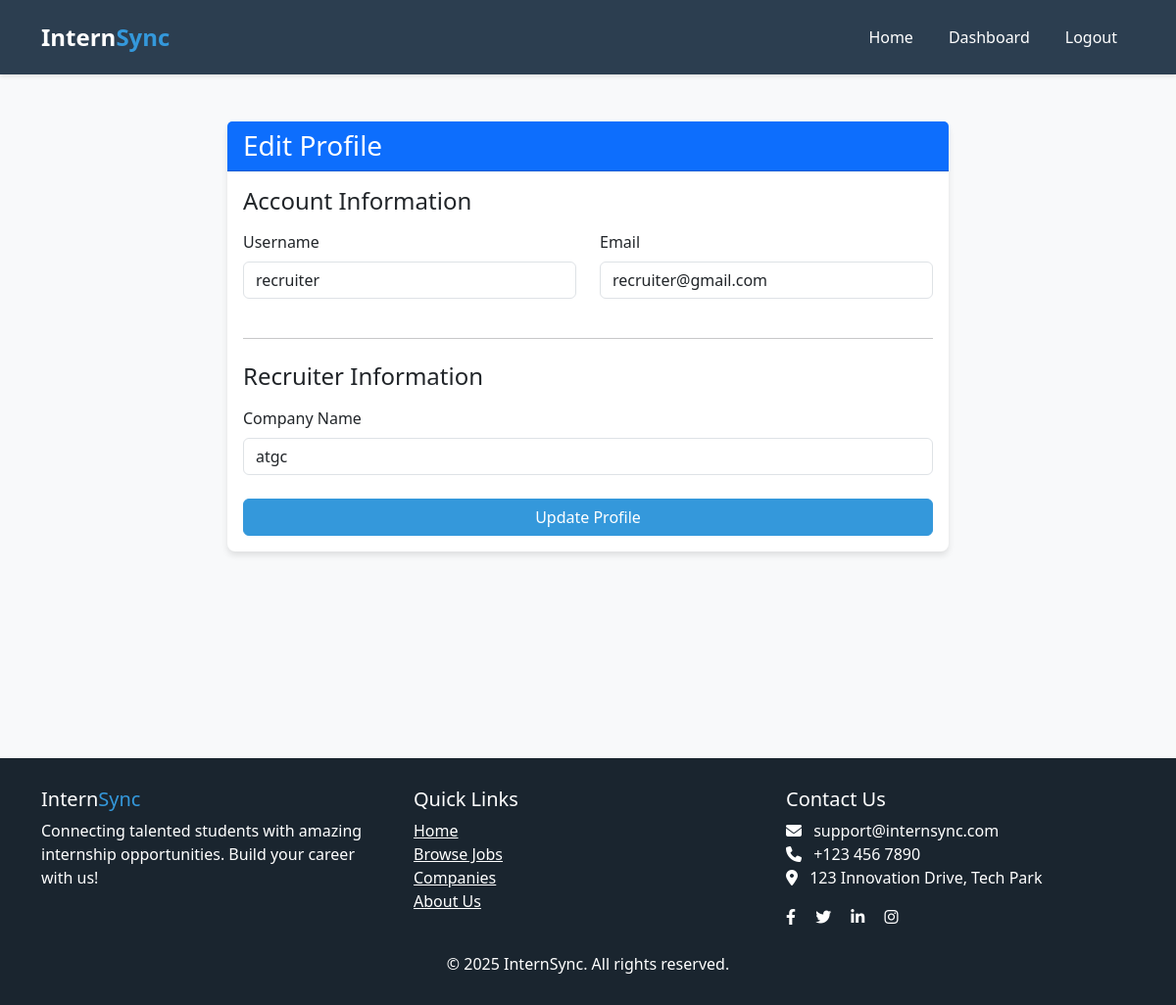
Screenshot of /edit_profile/ (signed in) with the database file from the repository.
### authentication/models.py (models this page shows, shortened)
class CustomUser(AbstractUser):
    STUDENT = 'student'
    RECRUITER = 'recruiter'
    ADMIN = 'admin'
    ROLE_CHOICES = [
        (STUDENT, 'Student'),
        (RECRUITER, 'Recruiter'),
        (ADMIN, 'Admin'),
    ]
    role = models.CharField(max_length=10, choices=ROLE_CHOICES)
    email = models.EmailField(unique=True)
    def is_student(self):
        return self.role == self.STUDENT
    def is_recruiter(self):
        return self.role == self.RECRUITER

class Recruiter(models.Model):
    user = models.OneToOneField(CustomUser,on_delete=models.CASCADE,primary_key=True)
    company_name = models.CharField(max_length=50)

### authentication/views.py (the view)
# urls.py: path('edit_profile/',views.edit_profile,name='edit_profile')
@login_required
def edit_profile(request):
    user = request.user
    if request.method == 'POST':
        user_form = CustomUserForm(request.POST, instance=user)
        if user.is_student():
            profile_form = StudentProfileForm(request.POST, request.FILES, instance=user.student)
        elif user.is_recruiter():
            profile_form = RecruiterProfileForm(request.POST, instance=user.recruiter)
        else:
            messages.error(request, "Profile editing not available for your role.")
            return redirect('home')
        if user_form.is_valid() and profile_form.is_valid():
            user_form.save()
            profile_form.save()
            if user.is_student() and 'cv' in request.FILES:
                user.student.cv_approved_status = False
                user.student.save()
            messages.success(request, "Your profile has been updated successfully!")
            return redirect('profile')  # Redirect to profile page
    else:
        user_form = CustomUserForm(instance=user)
        if user.is_student():
            profile_form = StudentProfileForm(instance=user.student)
        elif user.is_recruiter():
            profile_form = RecruiterProfileForm(instance=user.recruiter)
        else:
            messages.error(request, "Profile editing not available for your role.")
            return redirect('home')
    context = {
        'user_form': user_form,
        'profile_form': profile_form,
    }
    return render(request, 'edit_profile.html', context)

### authentication/forms.py
class CustomUserForm(UserChangeForm):
    password = None  # Remove password field from form
    class Meta:
        model = CustomUser
        fields = ['username', 'email']
        widgets = {
            'username': forms.TextInput(attrs={'class': 'form-control'}),
            'email': forms.EmailInput(attrs={'class': 'form-control'}),
        }

class RecruiterProfileForm(forms.ModelForm):
    class Meta:
        model = Recruiter
        fields = ['company_name']
        widgets = {
            'company_name': forms.TextInput(attrs={'class': 'form-control'})
        }

### templates/edit_profile.html (shortened to what this page needs)
{% extends 'base.html' %}
{% block content %}
<div class="container mt-5 mb-5">
    <div class="row justify-content-center">
        <div class="col-md-8">
            <div class="card">
                <div class="card-header bg-primary text-white">
                    <h3 class="mb-0">Edit Profile</h3>
                </div>
                <div class="card-body">
                    <form method="post" enctype="multipart/form-data">
                        <h4 class="mb-3">Account Information</h4>
                        <div class="row">
                            <div class="col-md-6 mb-3">
                                <label for="{{ user_form.username.id_for_label }}" class="form-label">Username</label>
                                {{ user_form.username }}
                            </div>
                            <div class="col-md-6 mb-3">
                                <label for="{{ user_form.email.id_for_label }}" class="form-label">Email</label>
                                {{ user_form.email }}
                            </div>
                        </div>
                        <hr class="my-4">
                        {% if user.is_student %}
                            <h4 class="mb-3">Student Information</h4>
                            <div class="mb-4">
                                <label for="{{ profile_form.cv.id_for_label }}" class="form-label">CV Document</label>
                                {{ profile_form.cv }}
                                {% if profile_form.cv.errors %}
                                    <div class="text-danger">{{ profile_form.cv.errors }}</div>
                                {% endif %}
                                <div class="form-text">Please upload your CV in PDF, DOC, or DOCX format (Max size: 5MB)</div>
                                {% if user.student.cv %}
                                    <div class="mt-2">
                                        <span class="badge bg-success">Current CV: {{ user.student.cv.name|slice:"9:" }}</span>
                                    </div>
                                {% endif %}
                            </div>
                            {% if user.student.cv_approved_status %}
                                <div class="alert alert-success">
                                    <i class="bi bi-check-circle-fill"></i> Your CV has been approved
                                </div>
                            {% elif user.student.cv %}
                                <div class="alert alert-warning">
                                    <i class="bi bi-exclamation-triangle-fill"></i> Your CV is pending approval
                                </div>
                            {% endif %}
                        {% elif user.is_recruiter %}
                            <h4 class="mb-3">Recruiter Information</h4>
                            <div class="mb-4">
                                <label for="{{ profile_form.company_name.id_for_label }}" class="form-label">Company Name</label>
                                {{ profile_form.company_name }}
                            </div>
                        {% endif %}
                        <div class="d-grid gap-2 mt-4">
                            <button type="submit" class="btn btn-primary">Update Profile</button>
                        </div>
                    </form>
                </div>
            </div>
        </div>
    </div>
</div>
{% endblock %}

### templates/base.html (style rules this page uses)
:root { --primary: #2c3e50; --secondary: #3498db; --accent: #e74c3c; --light: #ecf0f1; --success: #2ecc71; --warning: #f39c12; --dark: #1a252f; }
body { font-family: 'Segoe UI', Tahoma, Geneva, Verdana, sans-serif; background-color: #f8f9fa; color: var(--primary); }
.btn-primary { background-color: var(--secondary); border-color: var(--secondary); }
.card { border-radius: 8px; box-shadow: 0 4px 6px rgba(0,0,0,0.1); transition: transform 0.3s; border: none; }

### rows the page displays
CustomUser: username "recruiter", email "recruiter@gmail.com"
Recruiter: company_name "atgc"
